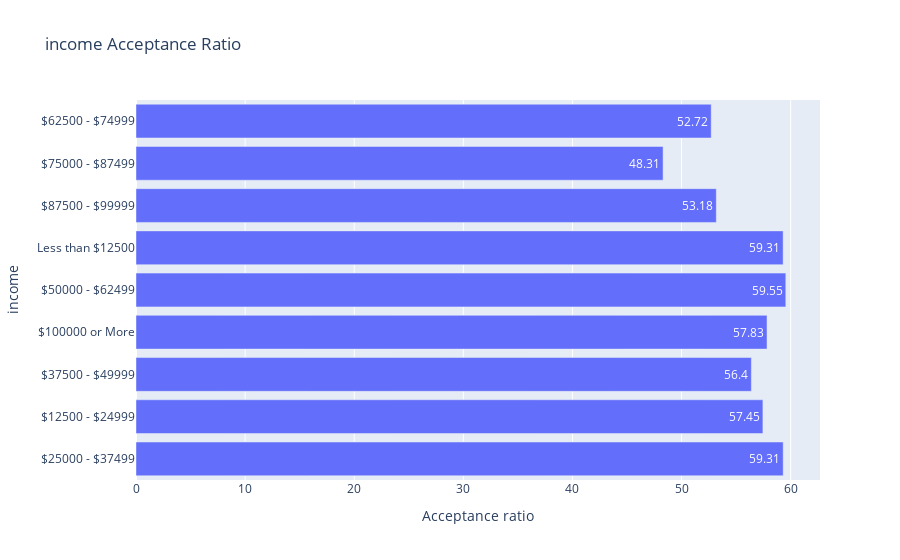

Write notebook code for a chart like this one.
### Code cell
# Create dropdown widget for variable selection
variable_dropdown = widgets.Dropdown(options=variables, description='Select Variable:')

# Define function to update plot based on selected variable
def update_plot(selected_variable):
    val_counts = data[selected_variable].value_counts()
    labels = val_counts.index
    coupon_accept_wrt_variable = data.loc[data['Y']==1, selected_variable].value_counts()
    coupon_accept_ratio_wrt_variable = (coupon_accept_wrt_variable/val_counts)*100
    coupon_accept_ratio_wrt_variable = coupon_accept_ratio_wrt_variable.reindex(labels)
    
    

    fig = px.bar(
        x=coupon_accept_ratio_wrt_variable,
        y=val_counts.index,
        orientation='h',
        text=coupon_accept_ratio_wrt_variable.values.round(2),
        labels={'x': 'Acceptance ratio', 'y': selected_variable},
        title=f'{selected_variable} Acceptance Ratio'
    )
    

    fig.update_layout(showlegend=False)
    fig.show()

# Connect the dropdown widget to the update function
widgets.interactive(update_plot, selected_variable=variable_dropdown)

### Figure 1 — Plotly figure (JSON) as saved in the notebook; plotly's stock layout.template omitted (floating-point values rounded to 4 significant figures)
{"data": [{"alignmentgroup": "True", "hovertemplate": "Acceptance ratio=%{x}<br>income=%{y}<br>text=%{text}<extra></extra>", "legendgroup": "", "marker": {"color": "#636efa", "pattern": {"shape": ""}}, "name": "", "offsetgroup": "", "orientation": "h", "showlegend": false, "text": [59.31, 57.45, 56.4, 57.83, 59.55, 59.31, 53.18, 48.31, 52.72], "textposition": "auto", "type": "bar", "x": [59.31, 57.45, 56.4, 57.83, 59.55, 59.31, 53.18, 48.31, 52.72], "xaxis": "x", "y": ["$25000 - $37499", "$12500 - $24999", "$37500 - $49999", "$100000 or More", "$50000 - $62499", "Less than $12500", "$87500 - $99999", "$75000 - $87499", "$62500 - $74999"], "yaxis": "y"}], "layout": {"barmode": "relative", "legend": {"tracegroupgap": 0}, "showlegend": false, "title": {"text": "income Acceptance Ratio"}, "xaxis": {"anchor": "y", "domain": [0, 1], "title": {"text": "Acceptance ratio"}}, "yaxis": {"anchor": "x", "domain": [0, 1], "title": {"text": "income"}}}}
